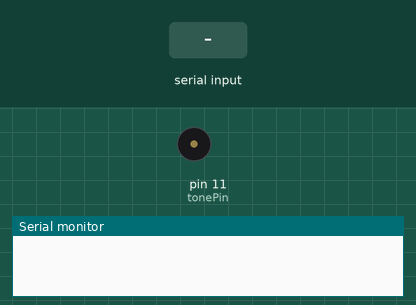
This sketch was run on a simulated Arduino Uno, built with avr-gcc and run on an emulated ATmega328P. Shown: buzzer (waves = sounding), the last lines printed to the serial monitor. The inputs (shaded band) are chosen by the test bench.

Above: at 1.2 s.
1.3 s: "1" received over Serial
At 2.1 s:
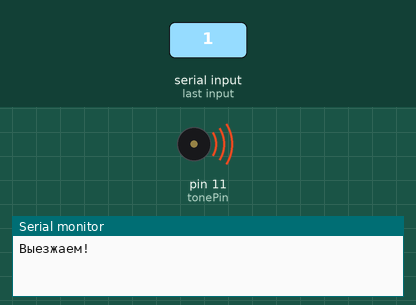
Timing chart, 0 to 4.3 s (numbered marks = the images above; inputs shaded):
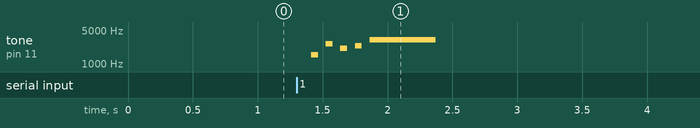

Measured:
- after the input at 1.3 s, tone on pin 11 (tonePin): plays 1567 Hz for 0.05 s, 2637 Hz for 0.05 s, 2093 Hz for 0.05 s, 2349 Hz for 0.05 s, 3135 Hz for 0.51 s, starting after 0.11 s

The sketch:

Zummer.ino
```cpp
// https://www.extramaster.net/tools/midiToArduino/ - .midi превращает в код

int command;
int tonePin = 11;

void setup() {
  Serial.begin (9600);
  pinMode(tonePin, OUTPUT);
}

void sound() {
  delay(56.818125);
  delay(56.818125);
  tone(tonePin, 1567, 51.1363125);
  delay(56.818125);
  delay(56.818125);
  tone(tonePin, 2637, 51.1363125);
  delay(56.818125);
  delay(56.818125);
  tone(tonePin, 2093, 51.1363125);
  delay(56.818125);
  delay(56.818125);
  tone(tonePin, 2349, 51.1363125);
  delay(56.818125);
  delay(56.818125);
  tone(tonePin, 3135, 511.363125);
  delay(568.18125);
}

void loop() {
  command = Serial.read();
  if (command == '1') {
    Serial.println ("Выезжаем!");
    sound();
  }
}
```
